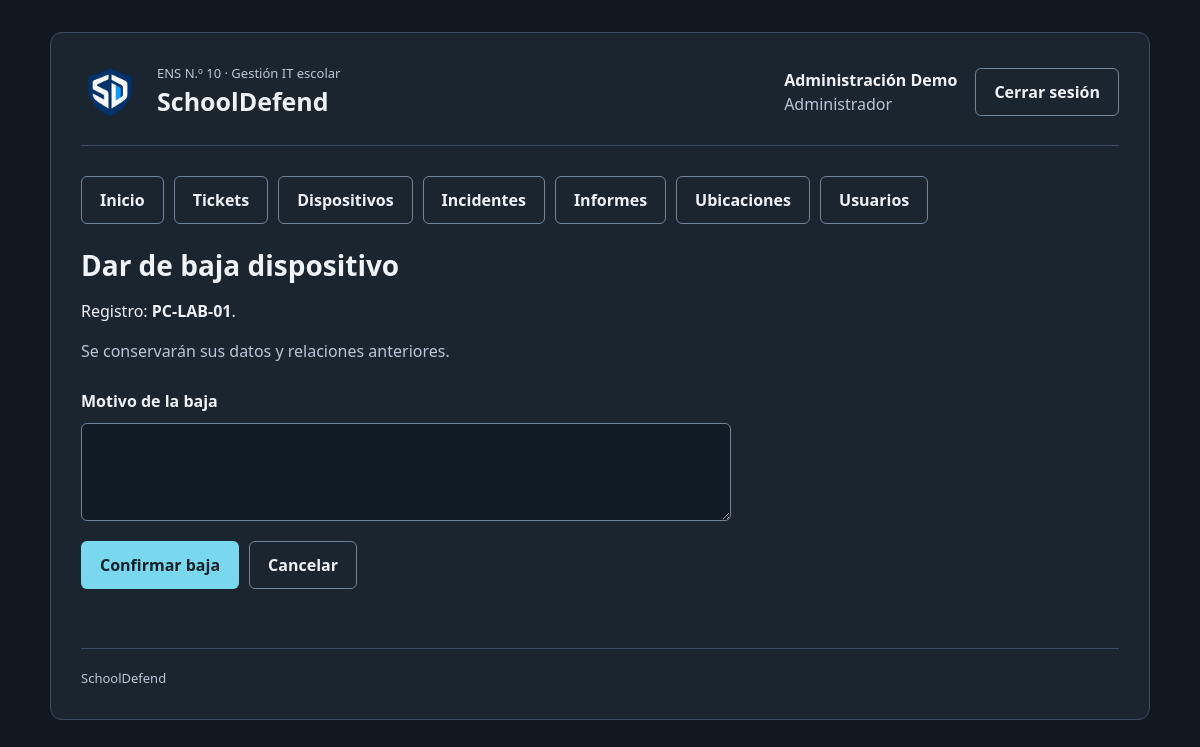
The app's page /dispositivos/baja.php?id=1 (signed in) with its own data.
### tables this page shows
CREATE TABLE usuarios (
    id_usuario INT UNSIGNED AUTO_INCREMENT PRIMARY KEY,
    nombre VARCHAR(100) NOT NULL,
    nombre_usuario VARCHAR(50) NOT NULL UNIQUE,
    password_hash VARCHAR(255) NOT NULL,
    rol ENUM('administrador','tecnico','profesor') NOT NULL,
    fecha_creacion DATETIME NOT NULL DEFAULT CURRENT_TIMESTAMP,
    activo TINYINT NOT NULL DEFAULT 1,
    fecha_baja DATETIME NULL,
    id_usuario_baja INT UNSIGNED NULL,
    motivo_baja VARCHAR(255) NULL,
    FOREIGN KEY (id_usuario_baja) REFERENCES usuarios(id_usuario) ON DELETE RESTRICT
);

CREATE TABLE dispositivos (
    id_dispositivo INT UNSIGNED AUTO_INCREMENT PRIMARY KEY,
    codigo VARCHAR(30) NOT NULL UNIQUE,
    tipo ENUM('pc','notebook','impresora','proyector','router','access_point','otro') NOT NULL,
    marca VARCHAR(60) NULL,
    modelo VARCHAR(100) NULL,
    numero_serie VARCHAR(100) NULL,
    sistema_operativo VARCHAR(100) NULL,
    ip VARCHAR(45) NULL,
    mac VARCHAR(17) NULL,
    id_ubicacion INT UNSIGNED NOT NULL,
    id_responsable INT UNSIGNED NULL,
    estado ENUM('operativo','en_reparacion','fuera_de_servicio') NOT NULL DEFAULT 'operativo',
    observaciones TEXT NULL,
    fecha_alta DATETIME NOT NULL DEFAULT CURRENT_TIMESTAMP,
    activo TINYINT NOT NULL DEFAULT 1,
    fecha_baja DATETIME NULL,
    id_usuario_baja INT UNSIGNED NULL,
    motivo_baja VARCHAR(255) NULL,
    FOREIGN KEY (id_ubicacion) REFERENCES ubicaciones(id_ubicacion) ON DELETE RESTRICT,
    FOREIGN KEY (id_responsable) REFERENCES usuarios(id_usuario) ON DELETE RESTRICT,
    FOREIGN KEY (id_usuario_baja) REFERENCES usuarios(id_usuario) ON DELETE RESTRICT
);

### dispositivos/baja.php (called while the page is built, shortened)
<?php
require_once __DIR__ . '/../includes/sesion.php';
$usuario = exigirSesion('../login.php');
$pdo = getConexion();
$rutaBase = '../';
$idDispositivo = idEntrada($_GET, 'id');
$consultaDispositivo = $pdo->prepare('SELECT * FROM dispositivos WHERE id_dispositivo = ?');
$consultaDispositivo->execute([$idDispositivo]);
$registro = $consultaDispositivo->fetch();
$titulo = $registro['activo'] ? 'Dar de baja dispositivo' : 'Reactivar dispositivo';
$nombreRegistro = $registro['codigo'];
require_once __DIR__ . '/../includes/encabezado.php';
require_once __DIR__ . '/../includes/confirmar_baja.php';
require_once __DIR__ . '/../includes/pie.php';

### includes/funciones.php (called while the page is built, shortened)
<?php
function escapar($texto)
{
    return htmlspecialchars((string) $texto, ENT_QUOTES, 'UTF-8');
}
function nombreRol($rol)
{
    $nombresRoles = [
        'administrador' => 'Administrador',
        'tecnico' => 'Técnico',
        'profesor' => 'Profesor'
    ];
    return $nombresRoles[$rol] ?? 'Sin rol';
}

### includes/sesion.php (called while the page is built, shortened)
<?php
require_once __DIR__ . '/funciones.php';
function usuarioActual()
{
    $pdo = getConexion();
    $sqlUsuario = "
        SELECT id_usuario, nombre, nombre_usuario, rol
        FROM usuarios
        WHERE id_usuario = ?
          AND activo = 1";
    $consultaUsuario = $pdo->prepare($sqlUsuario);
    $consultaUsuario->execute([$_SESSION['id_usuario']]);
    $usuario = $consultaUsuario->fetch();
    return $usuario;
}
function exigirSesion($rutaLogin = 'login.php')
{
    $usuario = usuarioActual();
    return $usuario;
}

### includes/confirmar_baja.php (the view, shortened to what this page needs)
<?php
if ($registro['activo']) {
    $textoBoton = 'Confirmar baja';
} else {
    $textoBoton = 'Confirmar reactivación';
}
?>
<h1><?= escapar($titulo) ?></h1>
<p>Registro: <strong><?= escapar($nombreRegistro) ?></strong>.</p>
<p class="texto-secundario">Se conservarán sus datos y relaciones anteriores.</p>
<form method="post" class="formulario formulario-edicion">
    <?php if ($registro['activo']): ?>
        <label for="motivo">Motivo de la baja</label>
        <textarea id="motivo" name="motivo" maxlength="255" rows="3" required><?= escapar($motivo) ?></textarea>
    <?php endif; ?>
    <div class="acciones">
        <button class="boton" type="submit"><?= escapar($textoBoton) ?></button>
        <a class="boton boton-secundario" href="<?= escapar($rutaCancelar ?? 'index.php?activo=todos') ?>">Cancelar</a>
    </div>
</form>

### includes/encabezado.php (shortened to what this page needs)
<?php
$rutaBase = $rutaBase ?? '';
$rutaEstilos = escapar($rutaBase . 'css/estilos.css');
$rutaLogoEncabezado = escapar($rutaBase . 'Imagenes/logo-escudo.png');
$rutaCerrarSesion = escapar($rutaBase . 'logout.php');
$mostrarCuenta = !empty($usuario);
$nombreCuenta = '';
$rolCuenta = '';
$enlacesMenu = [];
if ($mostrarCuenta) {
    $nombreCuenta = escapar($usuario['nombre']);
    $rolCuenta = escapar(nombreRol($usuario['rol']));
    $enlacesMenu['Inicio'] = $rutaBase . 'index.php';
    $enlacesMenu['Tickets'] = $rutaBase . 'tickets/index.php';
    if (in_array($usuario['rol'], ['administrador', 'tecnico'], true)) {
        $enlacesMenu['Dispositivos'] = $rutaBase . 'dispositivos/index.php';
        $enlacesMenu['Incidentes'] = $rutaBase . 'incidentes/index.php';
        $enlacesMenu['Informes'] = $rutaBase . 'informes/index.php';
    }
    if ($usuario['rol'] === 'administrador') {
        $enlacesMenu['Ubicaciones'] = $rutaBase . 'ubicaciones/index.php';
        $enlacesMenu['Usuarios'] = $rutaBase . 'usuarios/index.php';
    }
}
?>
<!DOCTYPE html>
<html lang="es">
    <head>
        <link rel="stylesheet" href="<?= $rutaEstilos ?>">
    </head>
    <body>
        <div class="contenedor">
            <header class="encabezado">
                <div class="marca">
                    <img class="logo-encabezado" src="<?= $rutaLogoEncabezado ?>" alt="">
                    <div>
                        <p class="institucion">ENS N.º 10 · Gestión IT escolar</p>
                        <p class="nombre-sistema">SchoolDefend</p>
                    </div>
                </div>
                <?php if ($mostrarCuenta): ?>
                    <div class="cuenta">
                        <div>
                            <strong><?= $nombreCuenta ?></strong>
                            <br>
                            <span class="texto-secundario"><?= $rolCuenta ?></span>
                        </div>
                        <form method="post" action="<?= $rutaCerrarSesion ?>">
                            <button class="boton boton-secundario" type="submit">Cerrar sesión</button>
                        </form>
                    </div>
                <?php endif; ?>
            </header>
            <?php if ($mostrarCuenta): ?>
                <nav class="menu" aria-label="Menú principal">
                    <?php foreach ($enlacesMenu as $nombreEnlace => $rutaEnlace): ?>
                        <a class="boton boton-secundario" href="<?= escapar($rutaEnlace) ?>"><?= escapar($nombreEnlace) ?></a>
                    <?php endforeach; ?>
                </nav>
            <?php endif; ?>
            <main id="contenido">

### css/estilos.css (style rules this page uses)
:root { color-scheme: dark; --fondo: #111820; --panel: #1b2530; --borde: #3b4d5f; --texto: #f0f4f8; --secundario: #b8c7d6; --acento: #79d8ed; --decoracion-link: none; }
* { box-sizing: border-box; }
body { margin: 0; padding: 32px 20px; background: var(--fondo); color: var(--texto); font-family: 'Segoe UI', Arial, sans-serif; font-size: 16px; line-height: 1.5; }
.contenedor { max-width: 1100px; margin: auto; padding: 30px; background: var(--panel); border: 1px solid var(--borde); border-radius: 12px; }
.encabezado, .marca, .cuenta { display: flex; align-items: center; gap: 18px; }
.encabezado { justify-content: space-between; flex-wrap: wrap; padding-bottom: 24px; margin-bottom: 30px; border-bottom: 1px solid var(--borde); }
.logo-encabezado { width: 58px; height: 58px; object-fit: contain; flex-shrink: 0; }
.institucion, .nombre-sistema { margin: 0; }
.institucion { font-size: 13px; color: var(--secundario); }
.nombre-sistema { font-size: 25px; font-weight: 700; }
h1 { font-size: 28px; line-height: 1.25; margin: 0 0 12px; }
.texto-secundario, .ayuda { color: var(--secundario); }
.formulario { display: grid; gap: 10px; margin-top: 26px; }
label { font-weight: 600; }
input, select, textarea { width: 100%; padding: 12px; margin-bottom: 10px; border: 1px solid #70859a; border-radius: 6px; background: #111b25; color: var(--texto); font: inherit; }
.boton { display: inline-block; padding: 11px 18px; border: 1px solid transparent; border-radius: 6px; background: var(--acento); color: #10212b; font: inherit; font-weight: 700; cursor: pointer; text-decoration: none; transition: all 0.2s ease; }
.boton-secundario { background: transparent; color: var(--texto); border-color: #70859a; }
a { text-decoration: none; transition: all 0.2s ease; color: var(--acento); }
.menu, .acciones { display: flex; flex-wrap: wrap; gap: 10px; margin-bottom: 24px; }
.formulario-edicion { max-width: 650px; }

### records on screen
usuarios: nombre "Administración Demo", rol "Administrador"
dispositivos: activo "Dar de baja dispositivo", codigo "PC-LAB-01", activo "Confirmar baja"

### other values on screen
escapar($nombreEnlace) "Inicio"
escapar($nombreEnlace) "Tickets"
escapar($nombreEnlace) "Dispositivos"
escapar($nombreEnlace) "Incidentes"
escapar($nombreEnlace) "Informes"
escapar($nombreEnlace) "Ubicaciones"
escapar($nombreEnlace) "Usuarios"
